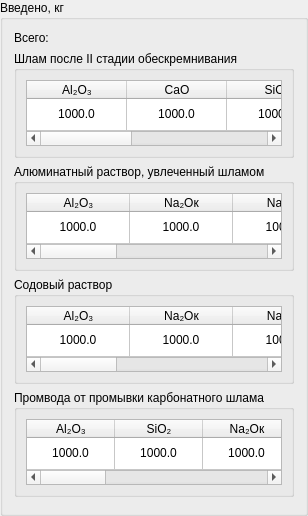
                  <widget class="QGroupBox" name="groupBox_57">
                   <property name="title">
                    <string>Введено, кг</string>
                   </property>
                   <layout class="QVBoxLayout" name="verticalLayout_9">
                    <item>
                     <widget class="QLabel" name="label_5">
                      <property name="text">
                       <string>Всего:</string>
                      </property>
                     </widget>
                    </item>
                    <item>
                     <widget class="QGroupBox" name="groupBox_247">
                      <property name="maximumSize">
                       <size>
                        <width>16777215</width>
                        <height>107</height>
                       </size>
                      </property>
                      <property name="title">
                       <string>Шлам после II стадии обескремнивания</string>
                      </property>
                      <layout class="QHBoxLayout" name="horizontalLayout_264">
                       <item>
                        <widget class="QTableWidget" name="tableMud17">
                         <property name="maximumSize">
                          <size>
                           <width>16777215</width>
                           <height>71</height>
                          </size>
                         </property>
                         <attribute name="horizontalHeaderDefaultSectionSize">
                          <number>100</number>
                         </attribute>
                         <attribute name="horizontalHeaderStretchLastSection">
                          <bool>false</bool>
                         </attribute>
                         <attribute name="verticalHeaderVisible">
                          <bool>false</bool>
                         </attribute>
                         <attribute name="verticalHeaderStretchLastSection">
                          <bool>true</bool>
                         </attribute>
                         <row>
                          <property name="text">
                           <string>1</string>
                          </property>
                         </row>
                         <column>
                          <property name="text">
                           <string>Al₂O₃</string>
                          </property>
                         </column>
                         <column>
                          <property name="text">
                           <string>CaO</string>
                          </property>
                         </column>
                         <column>
                          <property name="text">
                           <string>SiO₂</string>
                          </property>
                         </column>
                         <column>
                          <property name="text">
                           <string>H₂O</string>
                          </property>
                         </column>
                         <column>
                          <property name="text">
                           <string>Итого</string>
                          </property>
                         </column>
                         <item row="0" column="0">
                          <property name="text">
                           <string>1000.0</string>
                          </property>
                          <property name="textAlignment">
                           <set>AlignCenter</set>
                          </property>
                         </item>
                         <item row="0" column="1">
                          <property name="text">
                           <string>1000.0</string>
                          </property>
                          <property name="textAlignment">
                           <set>AlignCenter</set>
                          </property>
                         </item>
                         <item row="0" column="2">
                          <property name="text">
                           <string>1000.0</string>
                          </property>
                          <property name="textAlignment">
                           <set>AlignCenter</set>
                          </property>
                         </item>
                         <item row="0" column="3">
                          <property name="text">
                           <string>1000.0</string>
                          </property>
                          <property name="textAlignment">
                           <set>AlignCenter</set>
                          </property>
                         </item>
                         <item row="0" column="4">
                          <property name="text">
                           <string>1000.0</string>
                          </property>
                          <property name="textAlignment">
                           <set>AlignCenter</set>
                          </property>
                         </item>
                        </widget>
                       </item>
                      </layout>
                     </widget>
                    </item>
                    <item>
                     <widget class="QGroupBox" name="groupBox_249">
                      <property name="maximumSize">
                       <size>
                        <width>16777215</width>
                        <height>107</height>
                       </size>
                      </property>
                      <property name="title">
                       <string>Алюминатный раствор, увлеченный шламом</string>
                      </property>
                      <layout class="QHBoxLayout" name="horizontalLayout_266">
                       <item>
                        <widget class="QTableWidget" name="tableAluminateSolution17">
                         <property name="maximumSize">
                          <size>
                           <width>16777215</width>
                           <height>71</height>
                          </size>
                         </property>
                         <attribute name="horizontalHeaderDefaultSectionSize">
                          <number>103</number>
                         </attribute>
                         <attribute name="horizontalHeaderStretchLastSection">
                          <bool>true</bool>
                         </attribute>
                         <attribute name="verticalHeaderVisible">
                          <bool>false</bool>
                         </attribute>
                         <attribute name="verticalHeaderStretchLastSection">
                          <bool>true</bool>
                         </attribute>
                         <row>
                          <property name="text">
                           <string>1</string>
                          </property>
                         </row>
                         <column>
                          <property name="text">
                           <string>Al₂O₃</string>
                          </property>
                         </column>
                         <column>
                          <property name="text">
                           <string>Na₂Oк</string>
                          </property>
                         </column>
                         <column>
                          <property name="text">
                           <string>Na₂Oу</string>
                          </property>
                         </column>
                         <column>
                          <property name="text">
                           <string>CO₂</string>
                          </property>
                         </column>
                         <column>
                          <property name="text">
                           <string>H₂O</string>
                          </property>
                         </column>
                         <column>
                          <property name="text">
                           <string>Итого</string>
                          </property>
                         </column>
                         <item row="0" column="0">
                          <property name="text">
                           <string>1000.0</string>
                          </property>
                          <property name="textAlignment">
                           <set>AlignCenter</set>
                          </property>
                         </item>
                         <item row="0" column="1">
                          <property name="text">
                           <string>1000.0</string>
                          </property>
                          <property name="textAlignment">
                           <set>AlignCenter</set>
                          </property>
                         </item>
                         <item row="0" column="2">
                          <property name="text">
                           <string>1000.0</string>
                          </property>
                          <property name="textAlignment">
                           <set>AlignCenter</set>
                          </property>
                         </item>
                         <item row="0" column="3">
                          <property name="text">
                           <string>1000.0</string>
                          </property>
                          <property name="textAlignment">
                           <set>AlignCenter</set>
                          </property>
                         </item>
                         <item row="0" column="4">
                          <property name="text">
                           <string>1000.0</string>
                          </property>
                          <property name="textAlignment">
                           <set>AlignCenter</set>
                          </property>
                         </item>
                         <item row="0" column="5">
                          <property name="text">
                           <string>1000.0</string>
                          </property>
                          <property name="textAlignment">
                           <set>AlignCenter</set>
                          </property>
                         </item>
                        </widget>
                       </item>
                      </layout>
                     </widget>
                    </item>
                    <item>
                     <widget class="QGroupBox" name="groupBox_248">
                      <property name="maximumSize">
                       <size>
                        <width>16777215</width>
                        <height>107</height>
                       </size>
                      </property>
                      <property name="title">
                       <string>Содовый раствор</string>
                      </property>
                      <layout class="QHBoxLayout" name="horizontalLayout_265">
                       <item>
                        <widget class="QTableWidget" name="tableSodaSolution17">
                         <property name="maximumSize">
                          <size>
                           <width>16777215</width>
                           <height>71</height>
                          </size>
                         </property>
                         <attribute name="horizontalHeaderDefaultSectionSize">
                          <number>103</number>
                         </attribute>
                         <attribute name="horizontalHeaderStretchLastSection">
                          <bool>true</bool>
                         </attribute>
                         <attribute name="verticalHeaderVisible">
                          <bool>false</bool>
                         </attribute>
                         <attribute name="verticalHeaderStretchLastSection">
                          <bool>true</bool>
                         </attribute>
                         <row>
                          <property name="text">
                           <string>1</string>
                          </property>
                         </row>
                         <column>
                          <property name="text">
                           <string>Al₂O₃</string>
                          </property>
                         </column>
                         <column>
                          <property name="text">
                           <string>Na₂Oк</string>
                          </property>
                         </column>
                         <column>
                          <property name="text">
                           <string>Na₂Oу</string>
                          </property>
                         </column>
                         <column>
                          <property name="text">
                           <string>CO₂</string>
                          </property>
                         </column>
                         <column>
                          <property name="text">
                           <string>H₂O</string>
                          </property>
                         </column>
                         <column>
                          <property name="text">
                           <string>Итого</string>
                          </property>
                         </column>
                         <item row="0" column="0">
                          <property name="text">
                           <string>1000.0</string>
                          </property>
                          <property name="textAlignment">
                           <set>AlignCenter</set>
                          </property>
                         </item>
                         <item row="0" column="1">
                          <property name="text">
                           <string>1000.0</string>
                          </property>
                          <property name="textAlignment">
                           <set>AlignCenter</set>
                          </property>
                         </item>
                         <item row="0" column="2">
                          <property name="text">
                           <string>1000.0</string>
                          </property>
                          <property name="textAlignment">
                           <set>AlignCenter</set>
                          </property>
                         </item>
                         <item row="0" column="3">
                          <property name="text">
                           <string>1000.0</string>
                          </property>
                          <property name="textAlignment">
                           <set>AlignCenter</set>
                          </property>
                         </item>
                         <item row="0" column="4">
                          <property name="text">
                           <string>1000.0</string>
                          </property>
                          <property name="textAlignment">
                           <set>AlignCenter</set>
                          </property>
                         </item>
                         <item row="0" column="5">
                          <property name="text">
                           <string>1000.0</string>
                          </property>
                          <property name="textAlignment">
                           <set>AlignCenter</set>
                          </property>
                         </item>
                        </widget>
                       </item>
                      </layout>
                     </widget>
                    </item>
                    <item>
                     <widget class="QGroupBox" name="groupBox_244">
                      <property name="maximumSize">
                       <size>
                        <width>16777215</width>
                        <height>107</height>
                       </size>
                      </property>
                      <property name="title">
                       <string>Промвода от промывки карбонатного шлама</string>
                      </property>
                      <layout class="QHBoxLayout" name="horizontalLayout_261">
                       <item>
                        <widget class="QTableWidget" name="tablePromwater17">
                         <property name="maximumSize">
                          <size>
                           <width>16777215</width>
                           <height>71</height>
                          </size>
                         </property>
                         <attribute name="horizontalHeaderDefaultSectionSize">
                          <number>88</number>
                         </attribute>
                         <attribute name="horizontalHeaderStretchLastSection">
                          <bool>true</bool>
                         </attribute>
                         <attribute name="verticalHeaderVisible">
                          <bool>false</bool>
                         </attribute>
                         <attribute name="verticalHeaderStretchLastSection">
                          <bool>true</bool>
                         </attribute>
                         <row>
                          <property name="text">
                           <string>1</string>
                          </property>
                         </row>
                         <column>
                          <property name="text">
                           <string>Al₂O₃</string>
                          </property>
                         </column>
                         <column>
                          <property name="text">
                           <string>SiO₂</string>
                          </property>
                         </column>
                         <column>
                          <property name="text">
                           <string>Na₂Oк</string>
                          </property>
                         </column>
                         <column>
                          <property name="text">
                           <string>Na₂Oу</string>
                          </property>
                         </column>
                         <column>
                          <property name="text">
                           <string>CO₂</string>
                          </property>
                         </column>
                         <column>
                          <property name="text">
                           <string>H₂O</string>
                          </property>
                         </column>
                         <column>
                          <property name="text">
                           <string>Итого</string>
                          </property>
                         </column>
                         <item row="0" column="0">
                          <property name="text">
                           <string>1000.0</string>
                          </property>
                          <property name="textAlignment">
                           <set>AlignCenter</set>
                          </property>
                         </item>
                         <item row="0" column="1">
                          <property name="text">
                           <string>1000.0</string>
                          </property>
                          <property name="textAlignment">
                           <set>AlignCenter</set>
                          </property>
                         </item>
                         <item row="0" column="2">
                          <property name="text">
                           <string>1000.0</string>
                          </property>
                          <property name="textAlignment">
                           <set>AlignCenter</set>
                          </property>
                         </item>
                         <item row="0" column="3">
                          <property name="text">
                           <string>1000.0</string>
                          </property>
                          <property name="textAlignment">
                           <set>AlignCenter</set>
                          </property>
                         </item>
                         <item row="0" column="4">
                          <property name="text">
                           <string>1000.0</string>
                          </property>
                          <property name="textAlignment">
                           <set>AlignCenter</set>
                          </property>
                         </item>
                         <item row="0" column="5">
                          <property name="text">
                           <string>1000.0</string>
                          </property>
                          <property name="textAlignment">
                           <set>AlignCenter</set>
                          </property>
                         </item>
                         <item row="0" column="6">
                          <property name="text">
                           <string>1000.0</string>
                          </property>
                          <property name="textAlignment">
                           <set>AlignCenter</set>
                          </property>
                         </item>
                        </widget>
                       </item>
                      </layout>
                     </widget>
                    </item>
                    <item>
                     <spacer name="verticalSpacer_9">
                      <property name="orientation">
                       <enum>Qt::Vertical</enum>
                      </property>
                      <property name="sizeHint" stdset="0">
                       <size>
                        <width>20</width>
                        <height>5</height>
                       </size>
                      </property>
                     </spacer>
                    </item>
                   </layout>
                  </widget>
